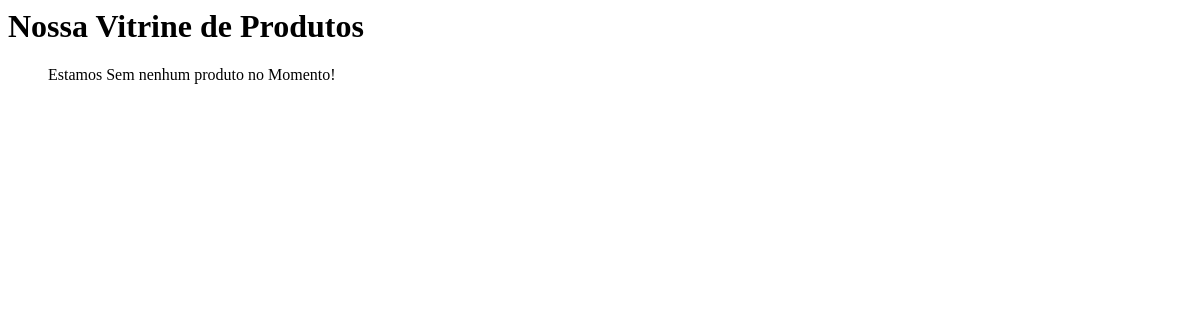
The app's page /, older data.
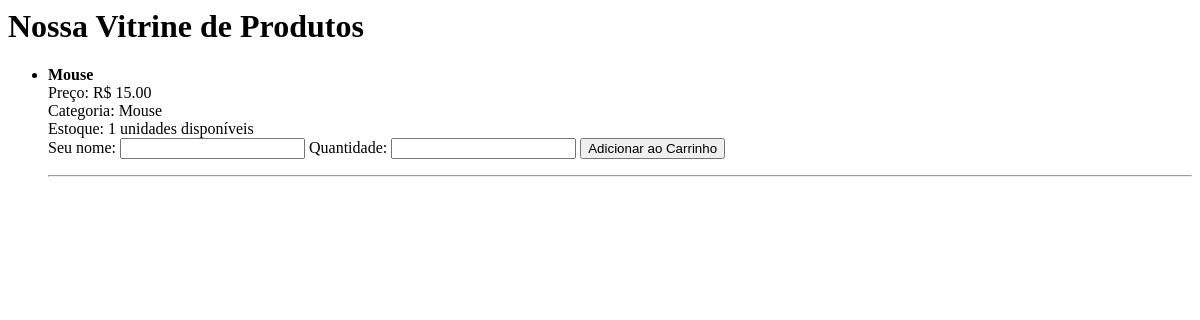
The same page, newer data.
### manager/models.py (models this page shows, shortened)
class Produto(models.Model):
    nome = models.CharField(max_length=100)
    preco = models.DecimalField(max_digits=10, decimal_places=2)
    estoque = models.IntegerField()
    categoria = models.CharField(max_length=100)
    vendedor = models.ForeignKey(Vendedor, on_delete=models.CASCADE)

### manager/views.py (the view)
def lista_produtos(request):
    produtos = Produto.objects.all()
    return render(
        request,
        'manager/lista_produtos.html',
        {'produtos': produtos}
    )

### manager/templates/manager/lista_produtos.html (shortened to what this page needs)
<h1>Nossa Vitrine de Produtos</h1>
<ul>
    {% for produto in produtos %}
        <li>
            <strong>{{ produto.nome }}</strong><br>
            Preço: R$ {{ produto.preco }}<br>
            Categoria: {{ produto.categoria }}<br>
            Estoque: {{ produto.estoque }} unidades disponíveis
            <form method="post" action="{% url 'adicionar_carrinho' produto.id %}">
    Seu nome: <input type="text" name="cliente_username">
    Quantidade: <input type="number" name="quantidade">
    <button type="submit">Adicionar ao Carrinho</button>
</form>
        </li>
        <hr>
    {% empty %}
        <p>Estamos Sem nenhum produto no Momento!</p>
    {% endfor %}
</ul>

Row changes from the older to the newer data that the page shows:
added Produto: nome "Mouse", preco "15.00", categoria "Mouse", estoque "1"
Text that changed along with them:
text no longer shown: "Estamos Sem nenhum produto no Momento!"
